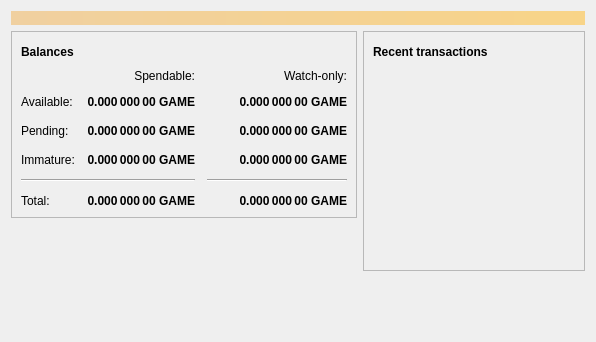
<?xml version="1.0" encoding="UTF-8"?>
<ui version="4.0">
 <class>OverviewPage</class>
 <widget class="QWidget" name="OverviewPage">
  <property name="geometry">
   <rect>
    <x>0</x>
    <y>0</y>
    <width>596</width>
    <height>342</height>
   </rect>
  </property>
  <property name="windowTitle">
   <string>Form</string>
  </property>
  <layout class="QVBoxLayout" name="topLayout">
   <item>
    <widget class="QLabel" name="labelAlerts">
     <property name="visible">
      <bool>false</bool>
     </property>
     <property name="styleSheet">
      <string notr="true">QLabel { background-color: qlineargradient(x1: 0, y1: 0, x2: 1, y2: 0, stop:0 #F0D0A0, stop:1 #F8D488); color:#000000; }</string>
     </property>
     <property name="wordWrap">
      <bool>true</bool>
     </property>
     <property name="margin">
      <number>3</number>
     </property>
     <property name="textInteractionFlags">
      <set>Qt::TextSelectableByMouse</set>
     </property>
    </widget>
   </item>
   <item>
    <layout class="QHBoxLayout" name="horizontalLayout" stretch="1,1">
     <item>
      <layout class="QVBoxLayout" name="verticalLayout_2">
       <item>
        <widget class="QFrame" name="frame">
         <property name="frameShape">
          <enum>QFrame::StyledPanel</enum>
         </property>
         <property name="frameShadow">
          <enum>QFrame::Raised</enum>
         </property>
         <layout class="QVBoxLayout" name="verticalLayout_4">
          <item>
           <layout class="QHBoxLayout" name="horizontalLayout_4">
            <item>
             <widget class="QLabel" name="label_5">
              <property name="font">
               <font>
                <weight>75</weight>
                <bold>true</bold>
               </font>
              </property>
              <property name="text">
               <string>Balances</string>
              </property>
             </widget>
            </item>
            <item>
             <widget class="QPushButton" name="labelWalletStatus">
              <property name="enabled">
               <bool>true</bool>
              </property>
              <property name="maximumSize">
               <size>
                <width>30</width>
                <height>16777215</height>
               </size>
              </property>
              <property name="toolTip">
               <string>The displayed information may be out of date. Your wallet automatically synchronizes with the GameCredits network after a connection is established, but this process has not completed yet.</string>
              </property>
              <property name="text">
               <string/>
              </property>
              <property name="icon">
               <iconset resource="../bitcoin.qrc">
                <normaloff>:/icons/warning</normaloff>
                <disabledoff>:/icons/warning</disabledoff>:/icons/warning</iconset>
              </property>
              <property name="iconSize">
               <size>
                <width>24</width>
                <height>24</height>
               </size>
              </property>
              <property name="flat">
               <bool>true</bool>
              </property>
             </widget>
            </item>
            <item>
             <spacer name="horizontalSpacer_3">
              <property name="orientation">
               <enum>Qt::Horizontal</enum>
              </property>
              <property name="sizeHint" stdset="0">
               <size>
                <width>40</width>
                <height>20</height>
               </size>
              </property>
             </spacer>
            </item>
           </layout>
          </item>
          <item>
           <layout class="QGridLayout" name="gridLayout">
            <property name="spacing">
             <number>12</number>
            </property>
            <item row="2" column="2">
             <widget class="QLabel" name="labelWatchPending">
              <property name="font">
               <font>
                <weight>75</weight>
                <bold>true</bold>
               </font>
              </property>
              <property name="cursor">
               <cursorShape>IBeamCursor</cursorShape>
              </property>
              <property name="toolTip">
               <string>Unconfirmed transactions to watch-only addresses</string>
              </property>
              <property name="text">
               <string notr="true">0.000 000 00 GAME</string>
              </property>
              <property name="alignment">
               <set>Qt::AlignRight|Qt::AlignTrailing|Qt::AlignVCenter</set>
              </property>
              <property name="textInteractionFlags">
               <set>Qt::LinksAccessibleByMouse|Qt::TextSelectableByKeyboard|Qt::TextSelectableByMouse</set>
              </property>
             </widget>
            </item>
            <item row="2" column="1">
             <widget class="QLabel" name="labelUnconfirmed">
              <property name="font">
               <font>
                <weight>75</weight>
                <bold>true</bold>
               </font>
              </property>
              <property name="cursor">
               <cursorShape>IBeamCursor</cursorShape>
              </property>
              <property name="toolTip">
               <string>Total of transactions that have yet to be confirmed, and do not yet count toward the spendable balance</string>
              </property>
              <property name="text">
               <string notr="true">0.000 000 00 GAME</string>
              </property>
              <property name="alignment">
               <set>Qt::AlignRight|Qt::AlignTrailing|Qt::AlignVCenter</set>
              </property>
              <property name="textInteractionFlags">
               <set>Qt::LinksAccessibleByMouse|Qt::TextSelectableByKeyboard|Qt::TextSelectableByMouse</set>
              </property>
             </widget>
            </item>
            <item row="3" column="2">
             <widget class="QLabel" name="labelWatchImmature">
              <property name="font">
               <font>
                <weight>75</weight>
                <bold>true</bold>
               </font>
              </property>
              <property name="cursor">
               <cursorShape>IBeamCursor</cursorShape>
              </property>
              <property name="toolTip">
               <string>Mined balance in watch-only addresses that has not yet matured</string>
              </property>
              <property name="text">
               <string notr="true">0.000 000 00 GAME</string>
              </property>
              <property name="alignment">
               <set>Qt::AlignRight|Qt::AlignTrailing|Qt::AlignVCenter</set>
              </property>
              <property name="textInteractionFlags">
               <set>Qt::LinksAccessibleByMouse|Qt::TextSelectableByKeyboard|Qt::TextSelectableByMouse</set>
              </property>
             </widget>
            </item>
            <item row="4" column="0" colspan="2">
             <widget class="Line" name="line">
              <property name="orientation">
               <enum>Qt::Horizontal</enum>
              </property>
             </widget>
            </item>
            <item row="4" column="2">
             <widget class="Line" name="lineWatchBalance">
              <property name="sizePolicy">
               <sizepolicy hsizetype="Preferred" vsizetype="Fixed">
                <horstretch>0</horstretch>
                <verstretch>0</verstretch>
               </sizepolicy>
              </property>
              <property name="minimumSize">
               <size>
                <width>140</width>
                <height>0</height>
               </size>
              </property>
              <property name="orientation">
               <enum>Qt::Horizontal</enum>
              </property>
             </widget>
            </item>
            <item row="5" column="0">
             <widget class="QLabel" name="labelTotalText">
              <property name="text">
               <string>Total:</string>
              </property>
             </widget>
            </item>
            <item row="3" column="1">
             <widget class="QLabel" name="labelImmature">
              <property name="font">
               <font>
                <weight>75</weight>
                <bold>true</bold>
               </font>
              </property>
              <property name="cursor">
               <cursorShape>IBeamCursor</cursorShape>
              </property>
              <property name="toolTip">
               <string>Mined balance that has not yet matured</string>
              </property>
              <property name="text">
               <string notr="true">0.000 000 00 GAME</string>
              </property>
              <property name="alignment">
               <set>Qt::AlignRight|Qt::AlignTrailing|Qt::AlignVCenter</set>
              </property>
              <property name="textInteractionFlags">
               <set>Qt::LinksAccessibleByMouse|Qt::TextSelectableByKeyboard|Qt::TextSelectableByMouse</set>
              </property>
             </widget>
            </item>
            <item row="2" column="3">
             <spacer name="horizontalSpacer_2">
              <property name="orientation">
               <enum>Qt::Horizontal</enum>
              </property>
              <property name="sizeHint" stdset="0">
               <size>
                <width>40</width>
                <height>20</height>
               </size>
              </property>
             </spacer>
            </item>
            <item row="3" column="0">
             <widget class="QLabel" name="labelImmatureText">
              <property name="text">
               <string>Immature:</string>
              </property>
             </widget>
            </item>
            <item row="5" column="1">
             <widget class="QLabel" name="labelTotal">
              <property name="font">
               <font>
                <weight>75</weight>
                <bold>true</bold>
               </font>
              </property>
              <property name="cursor">
               <cursorShape>IBeamCursor</cursorShape>
              </property>
              <property name="toolTip">
               <string>Your current total balance</string>
              </property>
              <property name="text">
               <string notr="true">0.000 000 00 GAME</string>
              </property>
              <property name="alignment">
               <set>Qt::AlignRight|Qt::AlignTrailing|Qt::AlignVCenter</set>
              </property>
              <property name="textInteractionFlags">
               <set>Qt::LinksAccessibleByMouse|Qt::TextSelectableByKeyboard|Qt::TextSelectableByMouse</set>
              </property>
             </widget>
            </item>
            <item row="5" column="2">
             <widget class="QLabel" name="labelWatchTotal">
              <property name="font">
               <font>
                <weight>75</weight>
                <bold>true</bold>
               </font>
              </property>
              <property name="cursor">
               <cursorShape>IBeamCursor</cursorShape>
              </property>
              <property name="toolTip">
               <string>Current total balance in watch-only addresses</string>
              </property>
              <property name="text">
               <string notr="true">0.000 000 00 GAME</string>
              </property>
              <property name="alignment">
               <set>Qt::AlignRight|Qt::AlignTrailing|Qt::AlignVCenter</set>
              </property>
              <property name="textInteractionFlags">
               <set>Qt::LinksAccessibleByMouse|Qt::TextSelectableByKeyboard|Qt::TextSelectableByMouse</set>
              </property>
             </widget>
            </item>
            <item row="0" column="2">
             <widget class="QLabel" name="labelWatchonly">
              <property name="text">
               <string>Watch-only:</string>
              </property>
              <property name="alignment">
               <set>Qt::AlignRight|Qt::AlignTrailing|Qt::AlignVCenter</set>
              </property>
             </widget>
            </item>
            <item row="1" column="0">
             <widget class="QLabel" name="labelBalanceText">
              <property name="text">
               <string>Available:</string>
              </property>
             </widget>
            </item>
            <item row="1" column="1">
             <widget class="QLabel" name="labelBalance">
              <property name="font">
               <font>
                <weight>75</weight>
                <bold>true</bold>
               </font>
              </property>
              <property name="cursor">
               <cursorShape>IBeamCursor</cursorShape>
              </property>
              <property name="toolTip">
               <string>Your current spendable balance</string>
              </property>
              <property name="text">
               <string notr="true">0.000 000 00 GAME</string>
              </property>
              <property name="alignment">
               <set>Qt::AlignRight|Qt::AlignTrailing|Qt::AlignVCenter</set>
              </property>
              <property name="textInteractionFlags">
               <set>Qt::LinksAccessibleByMouse|Qt::TextSelectableByKeyboard|Qt::TextSelectableByMouse</set>
              </property>
             </widget>
            </item>
            <item row="1" column="2">
             <widget class="QLabel" name="labelWatchAvailable">
              <property name="font">
               <font>
                <weight>75</weight>
                <bold>true</bold>
               </font>
              </property>
              <property name="cursor">
               <cursorShape>IBeamCursor</cursorShape>
              </property>
              <property name="toolTip">
               <string>Your current balance in watch-only addresses</string>
              </property>
              <property name="text">
               <string notr="true">0.000 000 00 GAME</string>
              </property>
              <property name="alignment">
               <set>Qt::AlignRight|Qt::AlignTrailing|Qt::AlignVCenter</set>
              </property>
              <property name="textInteractionFlags">
               <set>Qt::LinksAccessibleByMouse|Qt::TextSelectableByKeyboard|Qt::TextSelectableByMouse</set>
              </property>
             </widget>
            </item>
            <item row="2" column="0">
             <widget class="QLabel" name="labelPendingText">
              <property name="text">
               <string>Pending:</string>
              </property>
             </widget>
            </item>
            <item row="0" column="1">
             <widget class="QLabel" name="labelSpendable">
              <property name="text">
               <string>Spendable:</string>
              </property>
              <property name="alignment">
               <set>Qt::AlignRight|Qt::AlignTrailing|Qt::AlignVCenter</set>
              </property>
             </widget>
            </item>
           </layout>
          </item>
         </layout>
        </widget>
       </item>
       <item>
        <spacer name="verticalSpacer">
         <property name="orientation">
          <enum>Qt::Vertical</enum>
         </property>
         <property name="sizeHint" stdset="0">
          <size>
           <width>20</width>
           <height>40</height>
          </size>
         </property>
        </spacer>
       </item>
      </layout>
     </item>
     <item>
      <layout class="QVBoxLayout" name="verticalLayout_3">
       <item>
        <widget class="QFrame" name="frame_2">
         <property name="frameShape">
          <enum>QFrame::StyledPanel</enum>
         </property>
         <property name="frameShadow">
          <enum>QFrame::Raised</enum>
         </property>
         <layout class="QVBoxLayout" name="verticalLayout">
          <item>
           <layout class="QHBoxLayout" name="horizontalLayout_2">
            <item>
             <widget class="QLabel" name="label_4">
              <property name="font">
               <font>
                <weight>75</weight>
                <bold>true</bold>
               </font>
              </property>
              <property name="text">
               <string>Recent transactions</string>
              </property>
             </widget>
            </item>
            <item>
             <widget class="QPushButton" name="labelTransactionsStatus">
              <property name="enabled">
               <bool>true</bool>
              </property>
              <property name="maximumSize">
               <size>
                <width>30</width>
                <height>16777215</height>
               </size>
              </property>
              <property name="toolTip">
               <string>The displayed information may be out of date. Your wallet automatically synchronizes with the GameCredits network after a connection is established, but this process has not completed yet.</string>
              </property>
              <property name="text">
               <string/>
              </property>
              <property name="icon">
               <iconset resource="../bitcoin.qrc">
                <normaloff>:/icons/warning</normaloff>
                <disabledoff>:/icons/warning</disabledoff>:/icons/warning</iconset>
              </property>
              <property name="iconSize">
               <size>
                <width>24</width>
                <height>24</height>
               </size>
              </property>
              <property name="flat">
               <bool>true</bool>
              </property>
             </widget>
            </item>
            <item>
             <spacer name="horizontalSpacer">
              <property name="orientation">
               <enum>Qt::Horizontal</enum>
              </property>
              <property name="sizeHint" stdset="0">
               <size>
                <width>40</width>
                <height>20</height>
               </size>
              </property>
             </spacer>
            </item>
           </layout>
          </item>
          <item>
           <widget class="QListView" name="listTransactions">
            <property name="styleSheet">
             <string notr="true">QListView { background: transparent; }</string>
            </property>
            <property name="frameShape">
             <enum>QFrame::NoFrame</enum>
            </property>
            <property name="verticalScrollBarPolicy">
             <enum>Qt::ScrollBarAlwaysOff</enum>
            </property>
            <property name="horizontalScrollBarPolicy">
             <enum>Qt::ScrollBarAlwaysOff</enum>
            </property>
            <property name="selectionMode">
             <enum>QAbstractItemView::NoSelection</enum>
            </property>
           </widget>
          </item>
         </layout>
        </widget>
       </item>
       <item>
        <spacer name="verticalSpacer_2">
         <property name="orientation">
          <enum>Qt::Vertical</enum>
         </property>
         <property name="sizeHint" stdset="0">
          <size>
           <width>20</width>
           <height>40</height>
          </size>
         </property>
        </spacer>
       </item>
      </layout>
     </item>
    </layout>
   </item>
  </layout>
 </widget>
 <resources/>
 <connections/>
</ui>
